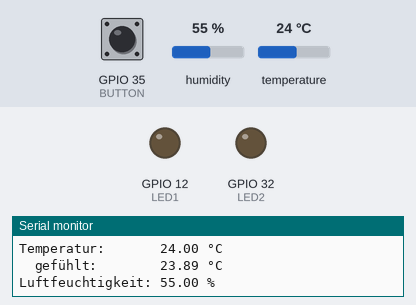
A sketch run on a simulated ESP32. On the bench: output pins drawn as LEDs (lit = HIGH), the last lines printed to the serial monitor. The inputs (shaded band) are chosen by the test bench; at power-on: GPIO 35 (BUTTON) HIGH, humidity 55 %, temperature 24 °C.

Above: at 1.2 s.
1.3 s: GPIO 35 (BUTTON) pulled LOW for 0.15 s
At 1.9 s:
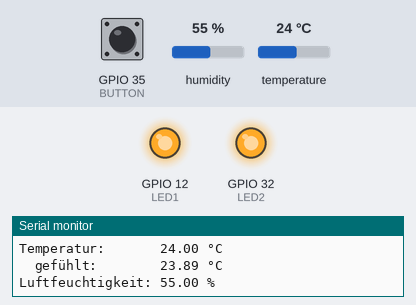
2.9 s: GPIO 35 (BUTTON) pulled LOW for 1 s
At 4.3 s:
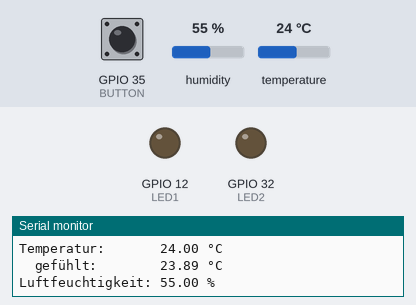
5.4 s: GPIO 35 (BUTTON) pulled LOW for 3.2 s
At 6.2 s:
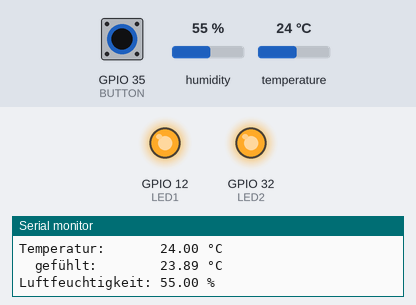
Timing chart, 0 to 8.4 s (numbered marks = the images above; inputs shaded):
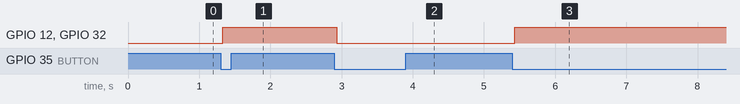

Measured:
- after the input at 1.3 s, GPIO 12 (LED1), GPIO 32 (LED2): LOW → HIGH at once
- after the input at 2.9 s, GPIO 12 (LED1), GPIO 32 (LED2): HIGH → LOW at once
- after the input at 5.4 s, GPIO 12 (LED1), GPIO 32 (LED2): LOW → HIGH at once

The sketch:

beleuchtung.ino
```cpp
#include "DHTesp.h"

#define DHT22_PIN 13
#define BUTTON 35
#define LED1 12
#define LED2 32

bool zustandTaster    = HIGH;        // aktueller  Status des Tasters
bool zustandTasterAlt = HIGH;        // letzter  Status des Tasters
bool zustandLed       = LOW;         // Status der LED (an oder aus)

constexpr long entprellZeit = 30;     // in ms
unsigned long startEntprellen = 0;   // Zeitpunkt, wenn das Enprellen beginnt

unsigned long currentMillis = 0;
unsigned long previousMillis = 0;
constexpr long interval = 1000;       // in 10 s
bool retMeas = false;
DHTesp dht;

bool readDHT22()
{
  Serial.println("-----------------------------------");
  float temperatur = dht.getTemperature();
  float luftFeuchte = dht.getHumidity();
  //TempAndHumidity dhtData = dht.getTempAndHumidity();
  if (dht.getStatus() != 0)
  {
    Serial.println("Error while reading DHT data!");
    return false;
  }

  float hIndex = dht.computeHeatIndex(temperatur, luftFeuchte);
  // float tPunkt = dht.computeDewPoint(temperatur, luftFeuchte);

  Serial.println("Temperatur:       " + String (temperatur) + " °C" );
  Serial.println("  gefühlt:        " + String (hIndex) + " °C" );
  Serial.println("Luftfeuchtigkeit: " + String (luftFeuchte)  + " %");
  // Serial.println("Taupunkt:         " + String (tPunkt)  + " °C");
  return true;
}

void ledCtrl()
{
  zustandTaster = digitalRead(BUTTON);

  // Wurde der Taster gedrückt?
  if ((zustandTaster == 0) && (zustandTasterAlt == 1))
  {
    startEntprellen = millis();
  }

  if (startEntprellen != 0)
  {
      if ( millis()-startEntprellen > entprellZeit)
      {
        if (zustandTaster == 0)
        {
          zustandLed = !zustandLed;
          startEntprellen = 0;
        }
      }
  }
  zustandTasterAlt = zustandTaster;     // alten Tasterzustand speichern
  digitalWrite(LED1, zustandLed);
  digitalWrite(LED2, zustandLed);
}

void setup()
{
  Serial.begin(115200);
  pinMode(BUTTON, INPUT_PULLUP);     // interner Pull-Up-Widerstand
  pinMode(LED1, OUTPUT);
  pinMode(LED2, OUTPUT);
  dht.setup(DHT22_PIN, DHTesp::AUTO_DETECT);   // DHTesp::DHT22
}

void loop()
{
  ledCtrl();

  currentMillis = millis();

  if (currentMillis - previousMillis >= interval)
  {
    retMeas = readDHT22();
    previousMillis = currentMillis;
  }
}
```

tempMeas.cpp
```cpp
#include "tempMeas.h"
#include <Arduino.h>

bool readDHT22();

void intervalReadDHT22();
```

tempMeas.h
```cpp
#pragma once

bool readDHT22();

void intervalReadDHT22();
```
